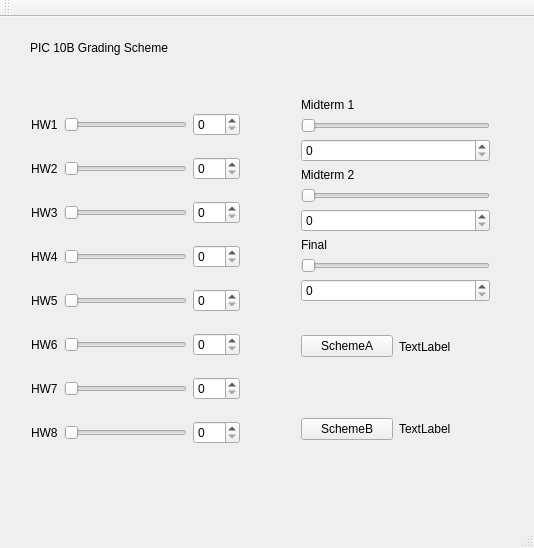
<?xml version="1.0" encoding="UTF-8"?>
<ui version="4.0">
 <class>ViewingWindow</class>
 <widget class="QMainWindow" name="ViewingWindow">
  <property name="geometry">
   <rect>
    <x>0</x>
    <y>0</y>
    <width>534</width>
    <height>548</height>
   </rect>
  </property>
  <property name="windowTitle">
   <string>ViewingWindow</string>
  </property>
  <widget class="QWidget" name="centralWidget">
   <widget class="QLabel" name="label_13">
    <property name="geometry">
     <rect>
      <x>30</x>
      <y>20</y>
      <width>151</width>
      <height>21</height>
     </rect>
    </property>
    <property name="text">
     <string>PIC 10B Grading Scheme</string>
    </property>
   </widget>
   <widget class="QWidget" name="layoutWidget">
    <property name="geometry">
     <rect>
      <x>20</x>
      <y>70</y>
      <width>231</width>
      <height>391</height>
     </rect>
    </property>
    <layout class="QVBoxLayout" name="verticalLayout">
     <item>
      <layout class="QHBoxLayout" name="horizontalLayout">
       <item>
        <widget class="QLabel" name="label">
         <property name="text">
          <string>HW1</string>
         </property>
        </widget>
       </item>
       <item>
        <widget class="QSlider" name="hw2_slider_1">
         <property name="maximum">
          <number>100</number>
         </property>
         <property name="orientation">
          <enum>Qt::Horizontal</enum>
         </property>
        </widget>
       </item>
       <item>
        <widget class="QSpinBox" name="hw1_score">
         <property name="maximum">
          <number>100</number>
         </property>
        </widget>
       </item>
      </layout>
     </item>
     <item>
      <layout class="QHBoxLayout" name="horizontalLayout_2">
       <item>
        <widget class="QLabel" name="label_2">
         <property name="text">
          <string>HW2</string>
         </property>
        </widget>
       </item>
       <item>
        <widget class="QSlider" name="hw2_slider_2">
         <property name="maximum">
          <number>100</number>
         </property>
         <property name="orientation">
          <enum>Qt::Horizontal</enum>
         </property>
        </widget>
       </item>
       <item>
        <widget class="QSpinBox" name="hw2_score_2">
         <property name="maximum">
          <number>100</number>
         </property>
        </widget>
       </item>
      </layout>
     </item>
     <item>
      <layout class="QHBoxLayout" name="horizontalLayout_3">
       <item>
        <widget class="QLabel" name="label_3">
         <property name="text">
          <string>HW3</string>
         </property>
        </widget>
       </item>
       <item>
        <widget class="QSlider" name="hw2_slider_3">
         <property name="maximum">
          <number>100</number>
         </property>
         <property name="orientation">
          <enum>Qt::Horizontal</enum>
         </property>
        </widget>
       </item>
       <item>
        <widget class="QSpinBox" name="hw2_score_3">
         <property name="maximum">
          <number>100</number>
         </property>
        </widget>
       </item>
      </layout>
     </item>
     <item>
      <layout class="QHBoxLayout" name="horizontalLayout_4">
       <item>
        <widget class="QLabel" name="label_4">
         <property name="text">
          <string>HW4</string>
         </property>
        </widget>
       </item>
       <item>
        <widget class="QSlider" name="hw2_slider_4">
         <property name="maximum">
          <number>100</number>
         </property>
         <property name="orientation">
          <enum>Qt::Horizontal</enum>
         </property>
        </widget>
       </item>
       <item>
        <widget class="QSpinBox" name="hw2_score_4">
         <property name="maximum">
          <number>100</number>
         </property>
        </widget>
       </item>
      </layout>
     </item>
     <item>
      <layout class="QHBoxLayout" name="horizontalLayout_5">
       <item>
        <widget class="QLabel" name="label_5">
         <property name="text">
          <string>HW5</string>
         </property>
        </widget>
       </item>
       <item>
        <widget class="QSlider" name="hw2_slider_5">
         <property name="maximum">
          <number>100</number>
         </property>
         <property name="orientation">
          <enum>Qt::Horizontal</enum>
         </property>
        </widget>
       </item>
       <item>
        <widget class="QSpinBox" name="hw2_score_5">
         <property name="maximum">
          <number>100</number>
         </property>
        </widget>
       </item>
      </layout>
     </item>
     <item>
      <layout class="QHBoxLayout" name="horizontalLayout_6">
       <item>
        <widget class="QLabel" name="label_6">
         <property name="text">
          <string>HW6</string>
         </property>
        </widget>
       </item>
       <item>
        <widget class="QSlider" name="hw2_slider_6">
         <property name="maximum">
          <number>100</number>
         </property>
         <property name="orientation">
          <enum>Qt::Horizontal</enum>
         </property>
        </widget>
       </item>
       <item>
        <widget class="QSpinBox" name="hw2_score_6">
         <property name="maximum">
          <number>100</number>
         </property>
        </widget>
       </item>
      </layout>
     </item>
     <item>
      <layout class="QHBoxLayout" name="horizontalLayout_7">
       <item>
        <widget class="QLabel" name="label_7">
         <property name="text">
          <string>HW7</string>
         </property>
        </widget>
       </item>
       <item>
        <widget class="QSlider" name="hw2_slider_7">
         <property name="maximum">
          <number>100</number>
         </property>
         <property name="orientation">
          <enum>Qt::Horizontal</enum>
         </property>
        </widget>
       </item>
       <item>
        <widget class="QSpinBox" name="hw2_score_7">
         <property name="maximum">
          <number>100</number>
         </property>
        </widget>
       </item>
      </layout>
     </item>
     <item>
      <layout class="QHBoxLayout" name="horizontalLayout_8">
       <item>
        <widget class="QLabel" name="label_8">
         <property name="text">
          <string>HW8</string>
         </property>
        </widget>
       </item>
       <item>
        <widget class="QSlider" name="hw2_slider_8">
         <property name="maximum">
          <number>100</number>
         </property>
         <property name="orientation">
          <enum>Qt::Horizontal</enum>
         </property>
        </widget>
       </item>
       <item>
        <widget class="QSpinBox" name="hw2_score_8">
         <property name="maximum">
          <number>100</number>
         </property>
        </widget>
       </item>
      </layout>
     </item>
    </layout>
   </widget>
   <widget class="QWidget" name="layoutWidget">
    <property name="geometry">
     <rect>
      <x>290</x>
      <y>70</y>
      <width>211</width>
      <height>391</height>
     </rect>
    </property>
    <layout class="QVBoxLayout" name="verticalLayout_11">
     <item>
      <layout class="QVBoxLayout" name="verticalLayout_10">
       <item>
        <layout class="QVBoxLayout" name="verticalLayout_8">
         <item>
          <layout class="QVBoxLayout" name="verticalLayout_3">
           <item>
            <widget class="QLabel" name="label_9">
             <property name="text">
              <string>Midterm 1</string>
             </property>
            </widget>
           </item>
           <item>
            <widget class="QSlider" name="horizontalSlider">
             <property name="maximum">
              <number>100</number>
             </property>
             <property name="orientation">
              <enum>Qt::Horizontal</enum>
             </property>
            </widget>
           </item>
           <item>
            <layout class="QVBoxLayout" name="verticalLayout_2">
             <item>
              <widget class="QSpinBox" name="spinBox_2">
               <property name="maximum">
                <number>100</number>
               </property>
              </widget>
             </item>
            </layout>
           </item>
          </layout>
         </item>
         <item>
          <layout class="QVBoxLayout" name="verticalLayout_4">
           <item>
            <widget class="QLabel" name="label_10">
             <property name="text">
              <string>Midterm 2</string>
             </property>
            </widget>
           </item>
           <item>
            <layout class="QVBoxLayout" name="verticalLayout_5">
             <item>
              <widget class="QSlider" name="horizontalSlider_2">
               <property name="maximum">
                <number>100</number>
               </property>
               <property name="orientation">
                <enum>Qt::Horizontal</enum>
               </property>
              </widget>
             </item>
             <item>
              <widget class="QSpinBox" name="spinBox_3">
               <property name="maximum">
                <number>100</number>
               </property>
              </widget>
             </item>
            </layout>
           </item>
          </layout>
         </item>
         <item>
          <layout class="QVBoxLayout" name="verticalLayout_6">
           <item>
            <widget class="QLabel" name="label_11">
             <property name="text">
              <string>Final</string>
             </property>
            </widget>
           </item>
           <item>
            <layout class="QVBoxLayout" name="verticalLayout_7">
             <item>
              <widget class="QSlider" name="horizontalSlider_3">
               <property name="maximum">
                <number>100</number>
               </property>
               <property name="orientation">
                <enum>Qt::Horizontal</enum>
               </property>
              </widget>
             </item>
             <item>
              <widget class="QSpinBox" name="spinBox_4">
               <property name="maximum">
                <number>100</number>
               </property>
              </widget>
             </item>
            </layout>
           </item>
          </layout>
         </item>
        </layout>
       </item>
      </layout>
     </item>
     <item>
      <layout class="QVBoxLayout" name="verticalLayout_9">
       <item>
        <layout class="QHBoxLayout" name="horizontalLayout_9">
         <item>
          <widget class="QPushButton" name="pushButton">
           <property name="text">
            <string>SchemeA</string>
           </property>
          </widget>
         </item>
         <item>
          <widget class="QLabel" name="Ascore">
           <property name="text">
            <string>TextLabel</string>
           </property>
          </widget>
         </item>
        </layout>
       </item>
       <item>
        <layout class="QHBoxLayout" name="horizontalLayout_10">
         <item>
          <widget class="QPushButton" name="pushButton_2">
           <property name="text">
            <string>SchemeB</string>
           </property>
          </widget>
         </item>
         <item>
          <widget class="QLabel" name="Bscore">
           <property name="text">
            <string>TextLabel</string>
           </property>
          </widget>
         </item>
        </layout>
       </item>
      </layout>
     </item>
    </layout>
   </widget>
  </widget>
  <widget class="QMenuBar" name="menuBar">
   <property name="geometry">
    <rect>
     <x>0</x>
     <y>0</y>
     <width>534</width>
     <height>17</height>
    </rect>
   </property>
  </widget>
  <widget class="QToolBar" name="mainToolBar">
   <attribute name="toolBarArea">
    <enum>TopToolBarArea</enum>
   </attribute>
   <attribute name="toolBarBreak">
    <bool>false</bool>
   </attribute>
  </widget>
  <widget class="QStatusBar" name="statusBar"/>
 </widget>
 <layoutdefault spacing="6" margin="11"/>
 <resources/>
 <connections>
  <connection>
   <sender>hw2_slider_1</sender>
   <signal>valueChanged(int)</signal>
   <receiver>hw1_score</receiver>
   <slot>setValue(int)</slot>
   <hints>
    <hint type="sourcelabel">
     <x>85</x>
     <y>120</y>
    </hint>
    <hint type="destinationlabel">
     <x>235</x>
     <y>118</y>
    </hint>
   </hints>
  </connection>
  <connection>
   <sender>hw1_score</sender>
   <signal>valueChanged(int)</signal>
   <receiver>hw2_slider_1</receiver>
   <slot>setValue(int)</slot>
   <hints>
    <hint type="sourcelabel">
     <x>232</x>
     <y>111</y>
    </hint>
    <hint type="destinationlabel">
     <x>93</x>
     <y>116</y>
    </hint>
   </hints>
  </connection>
  <connection>
   <sender>hw2_score_2</sender>
   <signal>valueChanged(int)</signal>
   <receiver>hw2_slider_2</receiver>
   <slot>setValue(int)</slot>
   <hints>
    <hint type="sourcelabel">
     <x>229</x>
     <y>161</y>
    </hint>
    <hint type="destinationlabel">
     <x>113</x>
     <y>167</y>
    </hint>
   </hints>
  </connection>
  <connection>
   <sender>hw2_slider_2</sender>
   <signal>valueChanged(int)</signal>
   <receiver>hw2_score_2</receiver>
   <slot>setValue(int)</slot>
   <hints>
    <hint type="sourcelabel">
     <x>67</x>
     <y>172</y>
    </hint>
    <hint type="destinationlabel">
     <x>229</x>
     <y>177</y>
    </hint>
   </hints>
  </connection>
  <connection>
   <sender>hw2_score_3</sender>
   <signal>valueChanged(int)</signal>
   <receiver>hw2_slider_3</receiver>
   <slot>setValue(int)</slot>
   <hints>
    <hint type="sourcelabel">
     <x>225</x>
     <y>217</y>
    </hint>
    <hint type="destinationlabel">
     <x>85</x>
     <y>215</y>
    </hint>
   </hints>
  </connection>
  <connection>
   <sender>hw2_slider_3</sender>
   <signal>valueChanged(int)</signal>
   <receiver>hw2_score_3</receiver>
   <slot>setValue(int)</slot>
   <hints>
    <hint type="sourcelabel">
     <x>68</x>
     <y>223</y>
    </hint>
    <hint type="destinationlabel">
     <x>227</x>
     <y>226</y>
    </hint>
   </hints>
  </connection>
  <connection>
   <sender>hw2_score_4</sender>
   <signal>valueChanged(int)</signal>
   <receiver>hw2_slider_4</receiver>
   <slot>setValue(int)</slot>
   <hints>
    <hint type="sourcelabel">
     <x>230</x>
     <y>265</y>
    </hint>
    <hint type="destinationlabel">
     <x>108</x>
     <y>266</y>
    </hint>
   </hints>
  </connection>
  <connection>
   <sender>hw2_slider_4</sender>
   <signal>valueChanged(int)</signal>
   <receiver>hw2_score_4</receiver>
   <slot>setValue(int)</slot>
   <hints>
    <hint type="sourcelabel">
     <x>57</x>
     <y>269</y>
    </hint>
    <hint type="destinationlabel">
     <x>223</x>
     <y>277</y>
    </hint>
   </hints>
  </connection>
  <connection>
   <sender>hw2_score_5</sender>
   <signal>valueChanged(int)</signal>
   <receiver>hw2_slider_5</receiver>
   <slot>setValue(int)</slot>
   <hints>
    <hint type="sourcelabel">
     <x>217</x>
     <y>312</y>
    </hint>
    <hint type="destinationlabel">
     <x>95</x>
     <y>314</y>
    </hint>
   </hints>
  </connection>
  <connection>
   <sender>hw2_slider_5</sender>
   <signal>valueChanged(int)</signal>
   <receiver>hw2_score_5</receiver>
   <slot>setValue(int)</slot>
   <hints>
    <hint type="sourcelabel">
     <x>73</x>
     <y>320</y>
    </hint>
    <hint type="destinationlabel">
     <x>236</x>
     <y>327</y>
    </hint>
   </hints>
  </connection>
  <connection>
   <sender>hw2_score_6</sender>
   <signal>valueChanged(int)</signal>
   <receiver>hw2_slider_6</receiver>
   <slot>setValue(int)</slot>
   <hints>
    <hint type="sourcelabel">
     <x>219</x>
     <y>360</y>
    </hint>
    <hint type="destinationlabel">
     <x>105</x>
     <y>371</y>
    </hint>
   </hints>
  </connection>
  <connection>
   <sender>hw2_slider_6</sender>
   <signal>valueChanged(int)</signal>
   <receiver>hw2_score_6</receiver>
   <slot>setValue(int)</slot>
   <hints>
    <hint type="sourcelabel">
     <x>71</x>
     <y>370</y>
    </hint>
    <hint type="destinationlabel">
     <x>238</x>
     <y>374</y>
    </hint>
   </hints>
  </connection>
  <connection>
   <sender>hw2_score_7</sender>
   <signal>valueChanged(int)</signal>
   <receiver>hw2_slider_7</receiver>
   <slot>setValue(int)</slot>
   <hints>
    <hint type="sourcelabel">
     <x>217</x>
     <y>411</y>
    </hint>
    <hint type="destinationlabel">
     <x>118</x>
     <y>414</y>
    </hint>
   </hints>
  </connection>
  <connection>
   <sender>hw2_slider_7</sender>
   <signal>valueChanged(int)</signal>
   <receiver>hw2_score_7</receiver>
   <slot>setValue(int)</slot>
   <hints>
    <hint type="sourcelabel">
     <x>62</x>
     <y>414</y>
    </hint>
    <hint type="destinationlabel">
     <x>225</x>
     <y>425</y>
    </hint>
   </hints>
  </connection>
  <connection>
   <sender>hw2_score_8</sender>
   <signal>valueChanged(int)</signal>
   <receiver>hw2_slider_8</receiver>
   <slot>setValue(int)</slot>
   <hints>
    <hint type="sourcelabel">
     <x>214</x>
     <y>462</y>
    </hint>
    <hint type="destinationlabel">
     <x>120</x>
     <y>462</y>
    </hint>
   </hints>
  </connection>
  <connection>
   <sender>horizontalSlider</sender>
   <signal>valueChanged(int)</signal>
   <receiver>spinBox_2</receiver>
   <slot>setValue(int)</slot>
   <hints>
    <hint type="sourcelabel">
     <x>281</x>
     <y>125</y>
    </hint>
    <hint type="destinationlabel">
     <x>300</x>
     <y>144</y>
    </hint>
   </hints>
  </connection>
  <connection>
   <sender>spinBox_2</sender>
   <signal>valueChanged(int)</signal>
   <receiver>horizontalSlider</receiver>
   <slot>setValue(int)</slot>
   <hints>
    <hint type="sourcelabel">
     <x>344</x>
     <y>145</y>
    </hint>
    <hint type="destinationlabel">
     <x>384</x>
     <y>127</y>
    </hint>
   </hints>
  </connection>
  <connection>
   <sender>horizontalSlider_2</sender>
   <signal>valueChanged(int)</signal>
   <receiver>spinBox_3</receiver>
   <slot>setValue(int)</slot>
   <hints>
    <hint type="sourcelabel">
     <x>340</x>
     <y>192</y>
    </hint>
    <hint type="destinationlabel">
     <x>343</x>
     <y>203</y>
    </hint>
   </hints>
  </connection>
  <connection>
   <sender>spinBox_3</sender>
   <signal>valueChanged(int)</signal>
   <receiver>horizontalSlider_2</receiver>
   <slot>setValue(int)</slot>
   <hints>
    <hint type="sourcelabel">
     <x>424</x>
     <y>211</y>
    </hint>
    <hint type="destinationlabel">
     <x>426</x>
     <y>189</y>
    </hint>
   </hints>
  </connection>
  <connection>
   <sender>horizontalSlider_3</sender>
   <signal>valueChanged(int)</signal>
   <receiver>spinBox_4</receiver>
   <slot>setValue(int)</slot>
   <hints>
    <hint type="sourcelabel">
     <x>307</x>
     <y>257</y>
    </hint>
    <hint type="destinationlabel">
     <x>310</x>
     <y>271</y>
    </hint>
   </hints>
  </connection>
  <connection>
   <sender>spinBox_4</sender>
   <signal>valueChanged(int)</signal>
   <receiver>horizontalSlider_3</receiver>
   <slot>setValue(int)</slot>
   <hints>
    <hint type="sourcelabel">
     <x>393</x>
     <y>280</y>
    </hint>
    <hint type="destinationlabel">
     <x>396</x>
     <y>254</y>
    </hint>
   </hints>
  </connection>
 </connections>
</ui>
